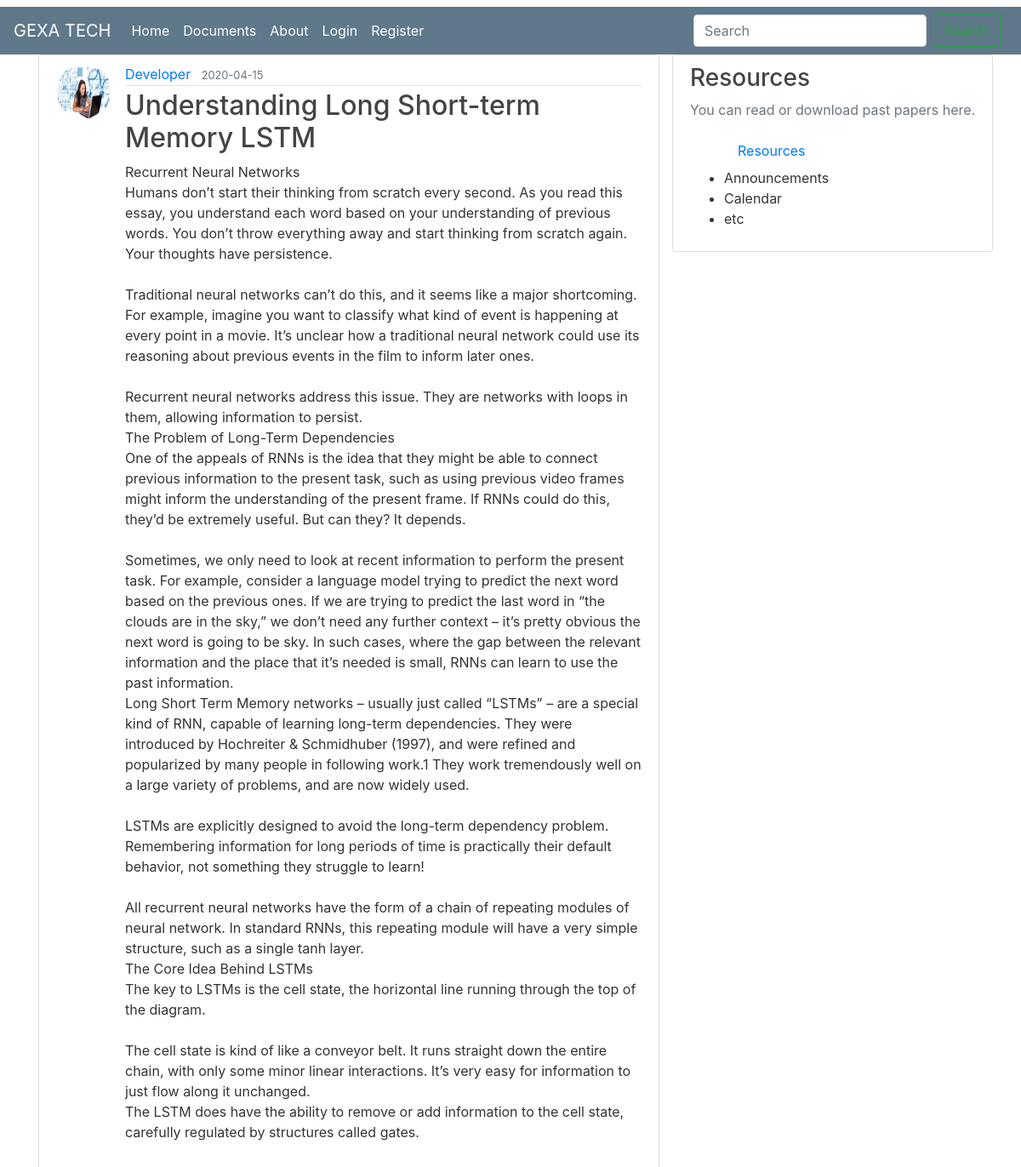
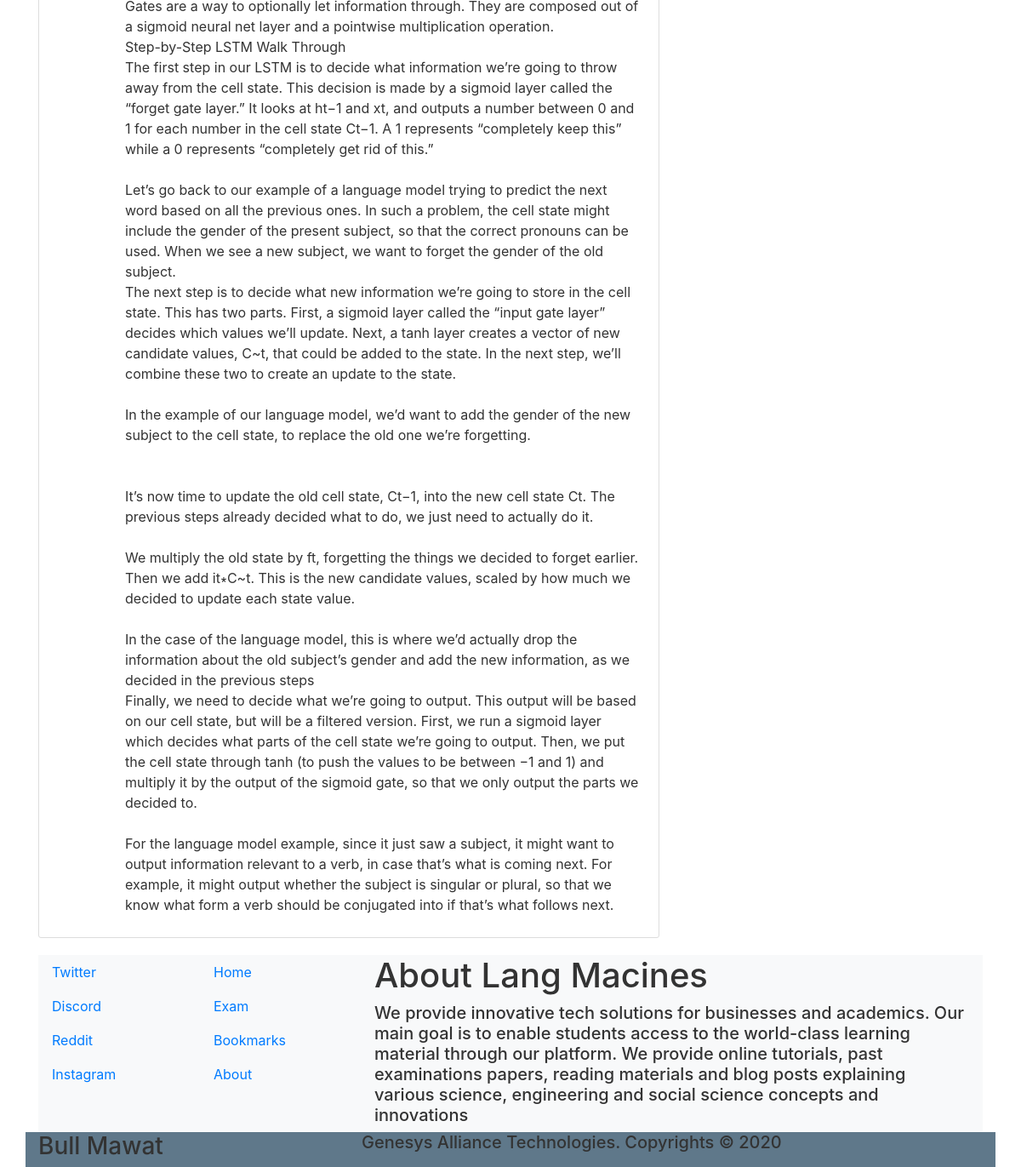
The page /post/2 on the database as committed earlier (2 pictures, top to bottom).
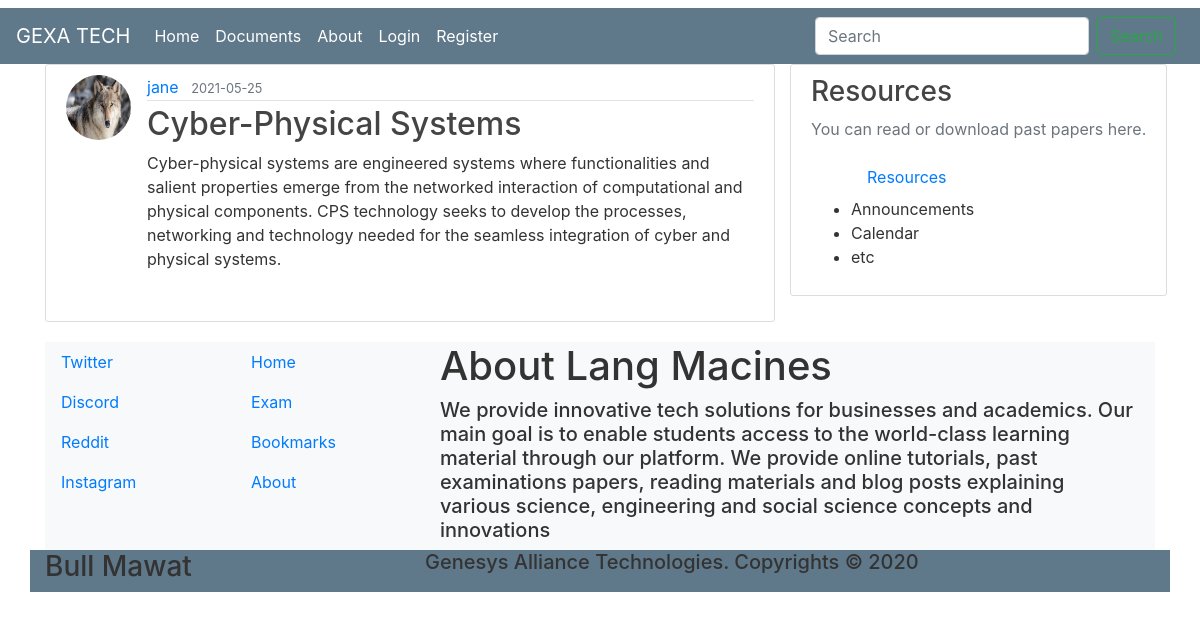
The same page on the database as committed later.
### blog/models.py (models this page shows, shortened)
class User(db.Model, UserMixin):
    id = db.Column(db.Integer, primary_key=True)
    username = db.Column(db.String(20), unique=True, nullable=False)
    email = db.Column(db.String(50), unique=True, nullable=False)
    image_file = db.Column(db.String(20), nullable=False, default='default.jpg')
    password = db.Column(db.String(60), nullable=False)
    posts = db.relationship('Post', backref='author', lazy=True)
    uploads = db.relationship('Upload', backref='author', lazy=True)

class Post(db.Model):
    id = db.Column(db.Integer, primary_key=True)
    title = db.Column(db.String(100), nullable=False)
    date_posted = db.Column(db.DateTime, nullable=False, default=datetime.utcnow)
    content = db.Column(db.Text, nullable=False)
    user_id = db.Column(db.Integer, db.ForeignKey('user.id'), nullable=False)

### blog/posts/routes.py (the view)
@posts.route("/post/<post_id>", methods=["GET", "POST"])
def post(post_id):
    post = Post.query.get_or_404(post_id)
    return render_template("post.html", title=post.title, post=post)

### blog/templates/post.html (shortened to what this page needs)
{% extends "layout.html" %}
{% block content%}
  <article class="media content-section">
    <img src="{{ url_for('static', filename='profile_pics/' + post.author.image_file)}}"
    alt="" class="rounded-circle article-img">
    <div class="media-body">
      <div class="article-metadata">
        <a href="{{ url_for('posts.user_posts', username=post.author.username) }}" class="mr-2">{{ post.author.username }}</a>
        <small class="text-muted">
          {{ post.date_posted.strftime('%Y-%m-%d') }}
        </small>
      </div>
      <h2 class="article-title">{{ post.title }}</h2>
      <p class="article-content">{{ post.content }}</p>
    </div>
  </article>
{% endblock content%}

Rows that differ between the two databases and show on the page:
changed User: image_file: picture removed, a placeholder shows; author.username "Developer" → "jane"
changed Post: date_posted "2020-04-15" → "2021-05-25"; title "Understanding Long Short-term Memory LSTM" → "Cyber-Physical Systems"; content "Recurrent Neural Networks Humans don’t start their thinking from scratch every second. As you read this essay, you understand each word based on your understanding of previous words. You don’t throw everything away and start thinking from scratch again. Your thoughts have persistence. Traditional neural networks can’t do this, and it seems like a major shortcoming. For example, imagine you want to classify what kind of event is happening at every point in a movie. It’s unclear how a traditional neural network could use its reasoning about previous events in the film to inform later ones. Recurrent neural networks address this issue. They are networks with loops in them, allowing information…" → "Cyber-physical systems are engineered systems where functionalities and salient properties emerge from the networked interaction of computational and physical components. CPS technology seeks to develop the processes, networking and technology needed for the seamless integration of cyber and physical systems."
